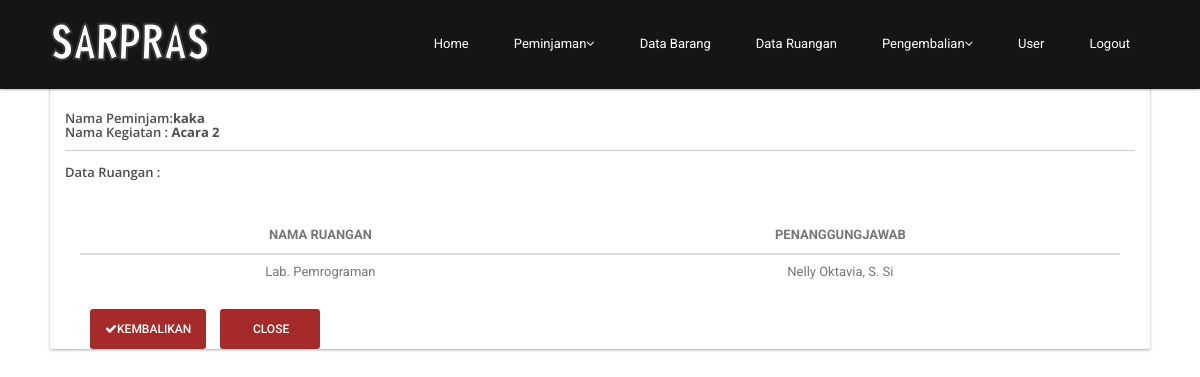
Page /pengembalianRuang/detail/Acara 2 (signed in) on the committed database.
### tables this page shows
CREATE TABLE `tb_peminjaman_ruangan` (
  `id` int(10) UNSIGNED NOT NULL,
  `id_user` varchar(50) NOT NULL,
  `nama_peminjam` varchar(50) NOT NULL,
  `nama_kegiatan` varchar(255) NOT NULL,
  `ruangan_id` int(10) UNSIGNED NOT NULL,
  `tgl_dipakai` timestamp NOT NULL DEFAULT CURRENT_TIMESTAMP ON UPDATE CURRENT_TIMESTAMP,
  `tgl_selesai` timestamp NOT NULL DEFAULT '0000-00-00 00:00:00',
  `status_pinjam` tinyint(1) NOT NULL DEFAULT '0',
  `created_at` timestamp NULL DEFAULT NULL,
  `updated_at` timestamp NULL DEFAULT NULL
);

CREATE TABLE `tb_ruangan` (
  `id` int(10) UNSIGNED NOT NULL,
  `nama_ruangan` varchar(255) NOT NULL,
  `letak` varchar(255) NOT NULL,
  `penanggung_jawab_id` int(3) NOT NULL,
  `created_at` timestamp NULL DEFAULT NULL,
  `updated_at` timestamp NULL DEFAULT NULL
);

CREATE TABLE `tb_penanggung_jawab` (
  `id` int(3) NOT NULL,
  `nama_pj` varchar(50) NOT NULL,
  `username` varchar(50) NOT NULL
);

### app/controller/pengembalianRuang.php (called while the page is built, shortened)
<?php
class pengembalianRuang extends controller {
    function __construct()
    {
        $this->model = $this->model->load('pengembalianRuang');
    }
    function detail($id){
        $this->view->data = $this->model->getDetail($id);
        $this->view->data1 = $this->model->getInfo($id);
        $this->view->display('detail_pengembalianRuang','admin');
    }
}

### index.php (called while the page is built, shortened)
<?php
require 'config/database.php';
require 'libs/controller.php';
require 'libs/model.php';
require 'libs/database.php';
$app = new routing();

### libs/database.php (called while the page is built, shortened)
<?php
class database extends PDO {
    public function selectAll($query, $fetchMode = PDO::FETCH_ASSOC) {
        try {
            $stmt = $this->prepare($query);
            $stmt->execute();
            return $stmt->fetchAll($fetchMode);
        } catch (PDOException $e) {
            echo $e->getMessage();
        }
    }
}

### app/model/m_pengembalianRuang.php (called while the page is built, shortened)
<?php
class m_pengembalianRuang extends model {
    function getDetail($id) {
        return $this->db->selectAll("SELECT * FROM tb_peminjaman_ruangan pr join tb_ruangan r ON ruangan_id = r.id
        JOIN tb_penanggung_jawab pj ON penanggung_jawab_id = pj.id where nama_kegiatan='$id'");
    }
    function getInfo($id) {
        return $this->db->selectAll("SELECT * FROM tb_peminjaman_ruangan pr join tb_ruangan r ON ruangan_id = r.id
        where nama_kegiatan='$id' GROUP BY nama_kegiatan");
    }
}

### libs/controller.php (called while the page is built, shortened)
<?php
class controller {
    function __construct() {
        $this->model = new model();
    }
}

### libs/model.php (called while the page is built, shortened)
<?php
class model {
    function __construct() {
        $this->db = new database();
    }
    function load($model) {
        $path = 'app/model/m_' . $model . '.php';
        if (file_exists($path)) {
            return new $modelName();
        } else {
            echo 'Kesalahan: m_' . $model . '.php tidak ditemukan';
        }
    }
}

### app/view/admin/v_detail_pengembalianRuang.php (the view, shortened to what this page needs)
<?php require_once(__DIR__.'/../part/header.php');?>
<div id="page-login" class="page-logreg">
    <div id="main">
        <div class="container clearfix">
            <div class="card clearfix section">
                <div class="card-body">
                    <div class="desktop">
                        <section class="content">
                            <br>
                            <br>
                            <div class="box box-primary">
                                <div class="box-body">
                                    <div style="float: left; margin-right: 100px;">
                                        <?php
                                        foreach ($this->data1 as $key => $value){?>
                                            <h6>Nama Peminjam:<b><?php echo $value['nama_peminjam'] ?></b></h6>
                                            <h6>Nama Kegiatan : <b><?php echo $value['nama_kegiatan'] ?></b></h6>
                                        <?php } ?>
                                    </div>
                                    <br>
                                    <br>
                                    <hr style="width: 100%">
                                    <h5>Data Ruangan : </h5>
                                    <br>
                                    <br>
                                    <br>
                                    <div class="table-responsive col-md-12">
                                        <table class="table table-hover">
                                            <thead>
                                            <th>Nama Ruangan</th>
                                            <th>Penanggungjawab</th>
                                            </thead>
                                            <tbody>
                                            <?php foreach ($this->data as $key => $value){?>
                                                <tr>
                                                    <td><?php echo $value['nama_ruangan'] ?></td>
                                                    <td><?php echo $value['nama_pj'] ?></td>
                                                </tr>
                                            <?php } ?>
                                            </tbody>
                                        </table>
                                    </div>
                                    <div style="margin-top: 20px">
                                        <div class="col-md-6">
                                            <a href="<?php echo URL; ?>/pengembalianRuang/kembalikan/<?php echo $value['nama_kegiatan'] ?>" style="margin-left: 10px" class="btn btn-sm btn-default"> <i
                                                    class="fa fa-btn fa-check"></i>Kembalikan</a>
                                            <a href="<?php echo URL; ?>/pengembalianRuang" style="margin-left: 10px" class="btn btn-sm btn-default">
                                                <i class="fa fa-btn fa-close"></i> close</a>
                                        </div>
                                    </div>
                                </div>
                            </div>
                        </section>
                    </div>
                </div>
            </div>
        </div>
    </div>

### public/css/main.css (style rules this page uses)
h1, h2, h3, h4, h5, h6 { font-weight: 600; font-family: 'Open Sans', sans-serif; color:#4e4e4e; }
a { color: #c52d2f; -webkit-transition: color 300ms, background-color 300ms; -moz-transition: color 300ms, background-color 300ms; -o-transition: color 300ms, background-color 300ms; transition: color 300ms, background-color 300ms; }
hr { border-top: 1px solid #e5e5e5; border-bottom: 1px solid #fff; }

### public/css/style.css (style rules this page uses)
a, a:hover { color: #36BEEA }
.container { width: 1100px; padding: 0px }
.btn { background: brown; min-width: 100px; max-height: 40px; font-weight: 500; display: inline-block; padding: 0px 15px; border: none; border-radius: 3px; text-transform: uppercase; cursor: pointer; color: #fff; font-family: 'Roboto', sans-serif; line-height: 40px; -webkit-box-sizing: border-box; -moz-box-sizing: border-box; box-sizing: border-box }
.card { position: relative; background-color: #fff; color: #313534; border-radius: 2px; -webkit-box-shadow: 0 1px 3px 0 rgba(0, 0, 0, 0.33); box-shadow: 0 1px 3px 0 rgba(0, 0, 0, 0.33) }
.card-body { padding: 15px; position: relative }
table { width: 100%; color: #777 }
table th { vertical-align: middle; text-transform: uppercase; padding: 8px; text-align: center; line-height: 25px; border-bottom: 2px solid #ddd }
table tbody td { padding: 8px; border-top: 1px solid #ddd; vertical-align: top; line-height: 20px; text-align: center; vertical-align: middle; }
#main { margin: 70px 0px 0px }

### rows in the picture
tb_peminjaman_ruangan: nama_peminjam "kaka", nama_kegiatan "Acara 2", ruangan.nama_ruangan "Lab. Pemrograman", tb_penanggung_jawab.nama_pj "Nelly Oktavia, S. Si"
